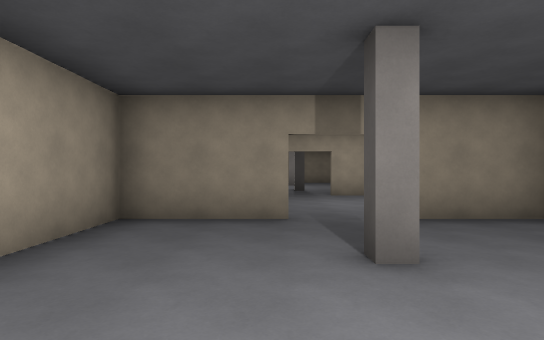
[1] (above)

13 first-person views from a walk through a level from a Godot 3-D game. The camera is 1.5 m above the floor, looks level and sees 75° across. The floor is counted in squares, 2 m on a side. Each view is taken from the middle of a square. On the plan, view 1 faces up. The plan holds only what a view shows up to about 11 squares ahead; the rest is blank. Characters and animated objects are not drawn.

[2]
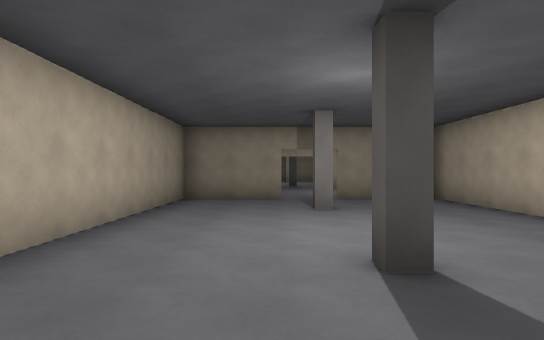

[3]
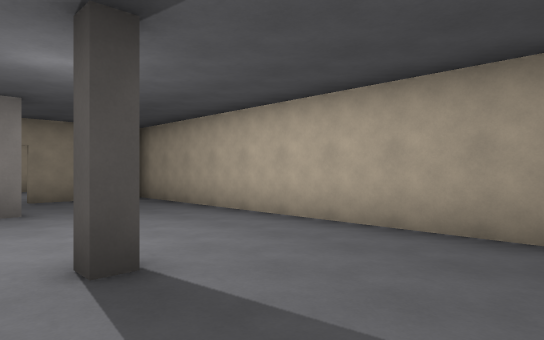

[4]
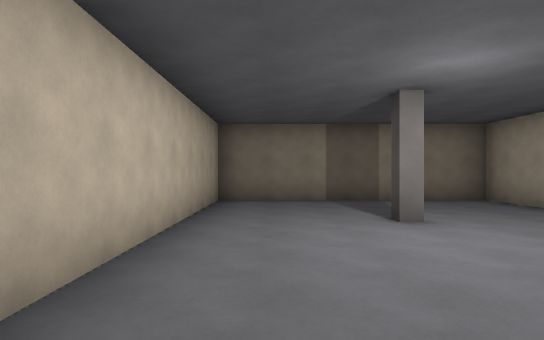

[5]
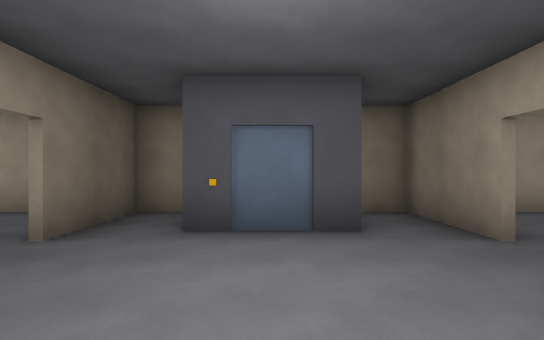

[6]
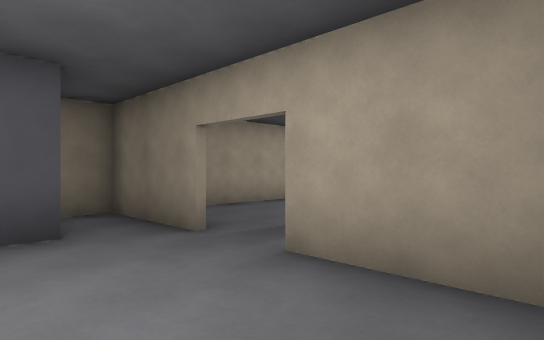

[7]
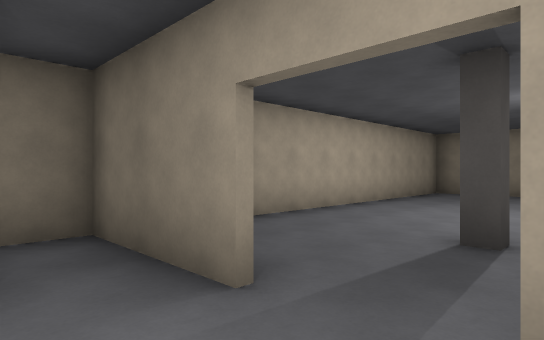

[8]
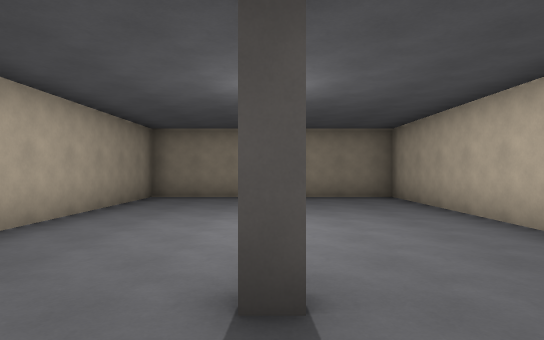

[9]
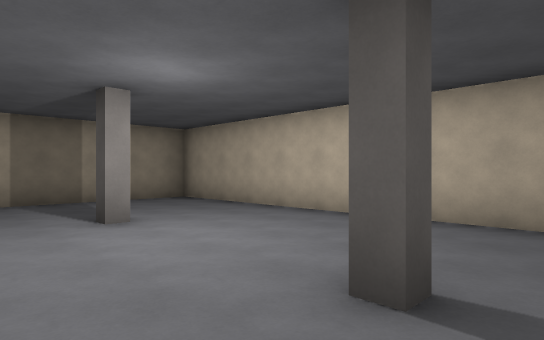

[10]
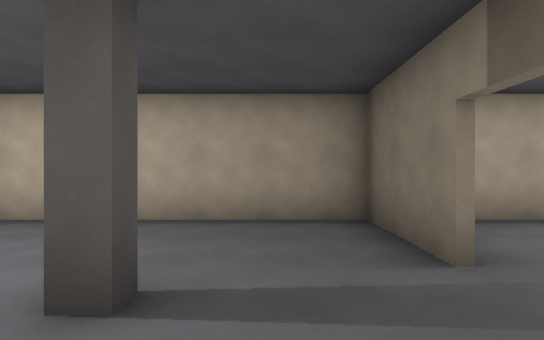

[11]
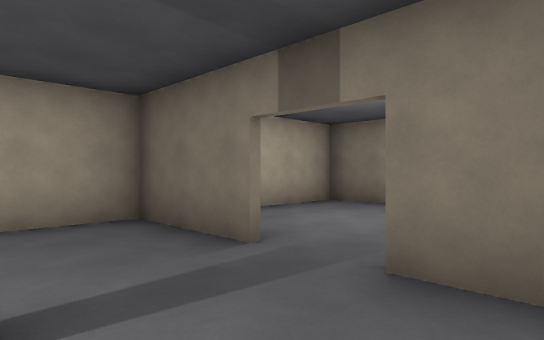

[12]
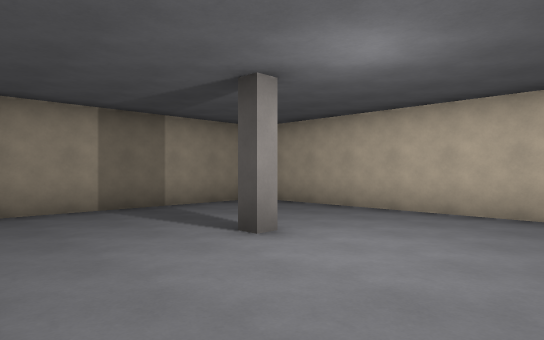

[13]
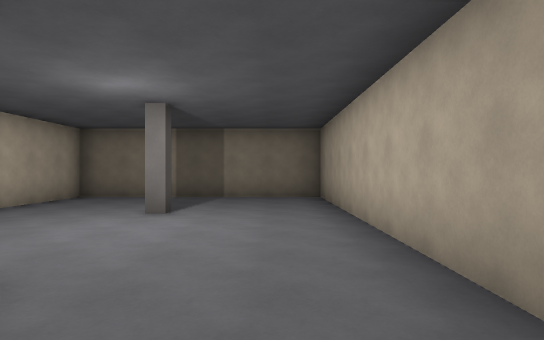

### Floor plan
Points are (right, up) in squares from view 1. A wall is a line through its corners. A room is listed if a view was taken in it or the views show most of it. See-through windows are left out.
Room 1 (views 1, 2, 3, 4, 13)
walls: (0.4, 5.4) (-2.4, 5.4); (4.4, 5.4) (1.8, 5.4); (-2.3, 6.5) (-2.3, -4.9) (4.4, -4.9) (4.4, 6)
ways out: opening at (1, 6) to room 2
objects: pillar (1, -1); pillar (1, 3)
Room 2 (views 5, 6, 7, 8)
walls: (0.2, 10.4) (-2.3, 10.4) (-2.3, 9.5); (3.8, 10.4) (1.8, 10.4); (-0.3, 9.1) (-0.3, 6.9); (2.8, 5.6) (4.4, 5.6); (4.4, 6) (4.4, 9); (-2.4, 5.6) (0.2, 5.6)
ways out: opening at (1, 6) to room 1; opening at (1, 11) to room 3
Room 3 (views 9, 10, 11, 12)
walls: (1.8, 10.6) (4.4, 10.6) (4.4, 20.8) (-2.3, 20.8) (-2.3, 12.2); (-0.8, 10.6) (0.2, 10.6)
ways out: opening at (1, 11) to room 2
objects: pillar (1, 13); pillar (1, 17)

Where each view was taken, in squares from view 1:
view 1: 0 up, 0 right, facing up
view 2: 4 down, 0 right, facing up
view 3: 4 down, 0 right, facing up-right
view 4: 4 up, 3 right, facing down
view 5: 8 up, 4 right, facing left
view 6: 8 up, 4 right, facing up-left
view 7: 9 up, 2 right, facing up-left
view 8: 11 up, 1 right, facing up
view 9: 12 up, 1 left, facing up-right
view 10: 12 up, 1 left, facing right
view 11: 13 up, 1 left, facing down-right
view 12: 14 up, 2 left, facing up-right
view 13: 5 up, 1 left, facing down
